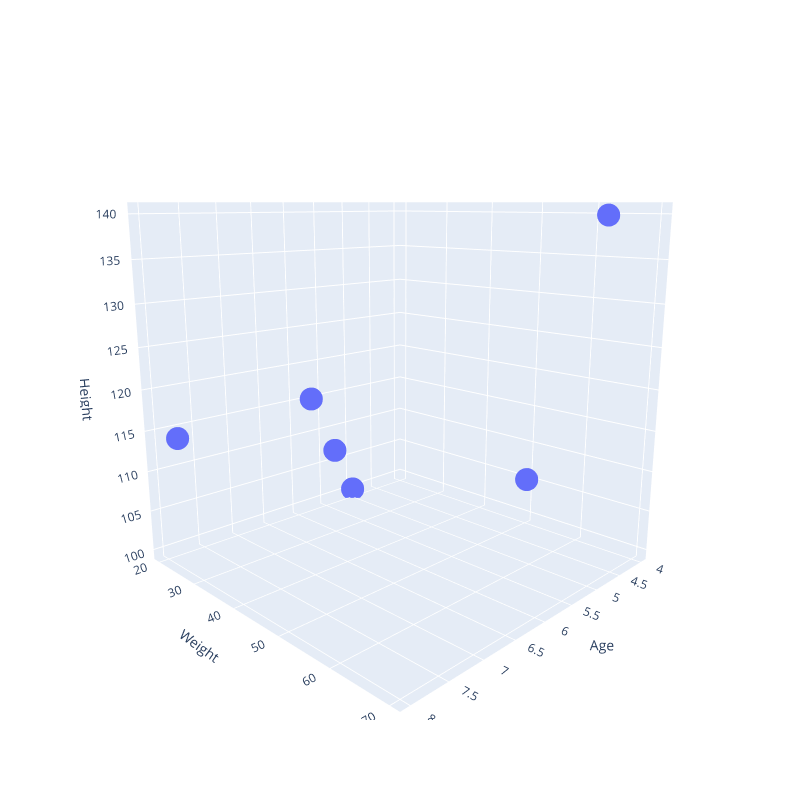

Here is the notebook cell this chart was saved with:
### Markdown cell above
### 3D Visualization

* **Concept**:
    * **Axes**: Features ($x_1, x_2$) map to the "ground" ($xy$-plane), while the Target ($y$) maps to "elevation" ($z$-axis).
    * **Perspective**: Observations are scatter points floating in space; their vertical distance from the floor represents the output value.
    
* **Camera Control (`eye`)**:
    * **Logic**: Sets the coordinates $(x, y, z)$ of the virtual camera lens.
    * **Relative to Center**: The center of the data box is $(0, 0, 0)$. The camera always "looks" at this center point.
    * **Values**:
        * **1.0**: Places the camera at the boundary of the plot area.
        * **> 1.0** (e.g., $1.5$): Moves the camera further away (zooms out).
        * **< 1.0**: Moves the camera inside the data space (zooms in).

### Code cell
# Create DataFrame
df = pd.DataFrame(data, columns=['Age', 'Weight', 'Height'])

# 3D Plot
fig = px.scatter_3d(df, x='Age', y='Weight', z='Height')

# Size & Camera
fig.update_layout(
    width=800,   # Pixel width
    height=800,  # Pixel height
    scene=dict(
        camera=dict(
            # Position of the "eye" relative to center (0,0,0)
            eye=dict(x=1.5, y=1.5, z=0.5)
        )
    )
)

### Figure 1 — Plotly figure (JSON) as saved in the notebook; plotly's stock layout.template omitted (floating-point values rounded to 4 significant figures)
{"data": [{"hovertemplate": "Age=%{x}<br>Weight=%{y}<br>Height=%{z}<extra></extra>", "legendgroup": "", "marker": {"color": "#636efa", "symbol": "circle"}, "mode": "markers", "name": "", "scene": "scene", "showlegend": false, "type": "scatter3d", "x": [5, 6, 8, 7, 4, 5], "y": [20, 30, 25, 40, 50, 70], "z": [100, 110, 115, 120, 105, 140]}], "layout": {"height": 800, "legend": {"tracegroupgap": 0}, "margin": {"t": 60}, "scene": {"camera": {"eye": {"x": 1.5, "y": 1.5, "z": 0.5}}, "domain": {"x": [0, 1], "y": [0, 1]}, "xaxis": {"title": {"text": "Age"}}, "yaxis": {"title": {"text": "Weight"}}, "zaxis": {"title": {"text": "Height"}}}, "width": 800}}
